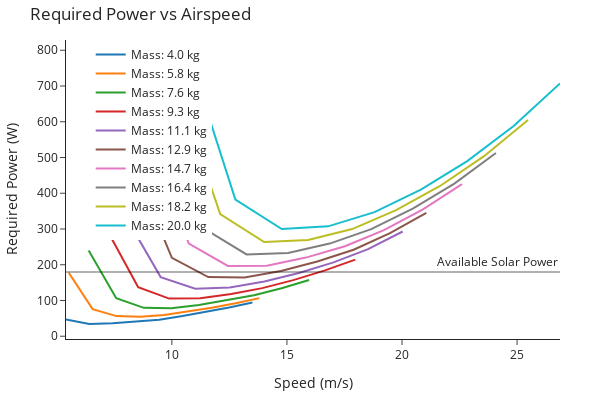

Source (notebook cell):
### Code cell
vfactors = np.linspace(0.6, 1.5, 9)
rundf = (
    xr.DataArray(
        np.outer(vmd.fs_v, vfactors),
        dims=["mass", "vfactor"],
        coords={"mass": mass, "vfactor": vfactors},
    )
    .to_dataframe(name="fs_v")
    .reset_index()
    .drop(columns="vfactor")
)

df = pd.concat(
    [rundf.mass, wing(atm, rundf.fs_v, lift=rundf.mass * 9.81, mode="oto")], axis=1
)

df = df.assign(power=propulsion(atm, df.fs_v, df.drag * 1.12))


fig = go.Figure()
for _df in df.groupby("mass"):
    fig.add_trace(
        go.Scatter(
            x=_df[1].fs_v,
            y=_df[1].power,
            mode="lines",
            name=f"Mass: {_df[0]:.1f} kg",
        )
    )

fig.add_hline(
    y=nrows * ncols * cell_power,
    line=dict(color="black", width=2),
    annotation_text="Available Solar Power",
)
fig.update_layout(
    template="simple_white",
    title="Required Power vs Airspeed",
    xaxis_title="Speed (m/s)",
    yaxis_title="Required Power (W)",
    margin=dict(l=40, r=40, t=40, b=40),
    width=600,
    height=400,
    legend=dict(yanchor="top", y=1, xanchor="left", x=0.05),
)

### Figure 1 — Plotly figure (JSON) as saved in the notebook; plotly's stock layout.template omitted (floating-point values rounded to 4 significant figures)
{"data": [{"mode": "lines", "name": "Mass: 4.0 kg", "type": "scatter", "x": [5.401, 6.413, 7.426, 8.438, 9.451, 10.46, 11.48, 12.49, 13.5], "y": [46.6, 34.07, 36.37, 40.49, 46.29, 56.36, 67.9, 80.65, 94.32]}, {"mode": "lines", "name": "Mass: 5.8 kg", "type": "scatter", "x": [5.522, 6.557, 7.592, 8.628, 9.663, 10.7, 11.73, 12.77, 13.8], "y": [177.5, 75.83, 56.35, 54.75, 59.38, 68.7, 79.93, 92.37, 106.6]}, {"mode": "lines", "name": "Mass: 7.6 kg", "type": "scatter", "x": [6.386, 7.583, 8.781, 9.978, 11.18, 12.37, 13.57, 14.77, 15.96], "y": [239.7, 106.5, 79.36, 78.36, 87.19, 99.93, 114.5, 134.2, 157.4]}, {"mode": "lines", "name": "Mass: 9.3 kg", "type": "scatter", "x": [7.188, 8.536, 9.884, 11.23, 12.58, 13.93, 15.28, 16.62, 17.97], "y": [296.5, 137.3, 105.2, 105.9, 117.9, 134.6, 156.9, 183.4, 214.3]}, {"mode": "lines", "name": "Mass: 11.1 kg", "type": "scatter", "x": [8.011, 9.514, 11.02, 12.52, 14.02, 15.52, 17.02, 18.53, 20.03], "y": [332.9, 165.3, 132.6, 136.5, 153.1, 177.1, 206.5, 243.6, 292.9]}, {"mode": "lines", "name": "Mass: 12.9 kg", "type": "scatter", "x": [8.423, 10.0, 11.58, 13.16, 14.74, 16.32, 17.9, 19.48, 21.06], "y": [462.3, 219.5, 165.3, 164.5, 182.6, 209.2, 242.0, 288.3, 345.1]}, {"mode": "lines", "name": "Mass: 14.7 kg", "type": "scatter", "x": [9.043, 10.74, 12.43, 14.13, 15.82, 17.52, 19.22, 20.91, 22.61], "y": [529.0, 259.3, 196.6, 197.5, 220.0, 251.8, 296.9, 354.9, 425.4]}, {"mode": "lines", "name": "Mass: 16.4 kg", "type": "scatter", "x": [9.632, 11.44, 13.24, 15.05, 16.86, 18.66, 20.47, 22.27, 24.08], "y": [614.1, 299.9, 228.9, 232.6, 259.2, 299.6, 356.7, 427.0, 512.4]}, {"mode": "lines", "name": "Mass: 18.2 kg", "type": "scatter", "x": [10.19, 12.1, 14.01, 15.92, 17.83, 19.74, 21.65, 23.56, 25.48], "y": [703.3, 342.0, 263.6, 269.1, 299.8, 352.6, 420.3, 503.7, 605.1]}, {"mode": "lines", "name": "Mass: 20.0 kg", "type": "scatter", "x": [10.75, 12.76, 14.78, 16.79, 18.81, 20.82, 22.83, 24.85, 26.86], "y": [786.9, 382.6, 300.0, 307.4, 347.0, 410.2, 489.8, 587.8, 707.0]}], "layout": {"annotations": [{"showarrow": false, "text": "Available Solar Power", "x": 1, "xanchor": "right", "xref": "x domain", "y": 180, "yanchor": "bottom", "yref": "y"}], "height": 400, "legend": {"x": 0.05, "xanchor": "left", "y": 1, "yanchor": "top"}, "margin": {"b": 40, "l": 40, "r": 40, "t": 40}, "shapes": [{"line": {"color": "black", "width": 2}, "type": "line", "x0": 0, "x1": 1, "xref": "x domain", "y0": 180, "y1": 180, "yref": "y"}], "title": {"text": "Required Power vs Airspeed"}, "width": 600, "xaxis": {"title": {"text": "Speed (m/s)"}}, "yaxis": {"title": {"text": "Required Power (W)"}}}}
